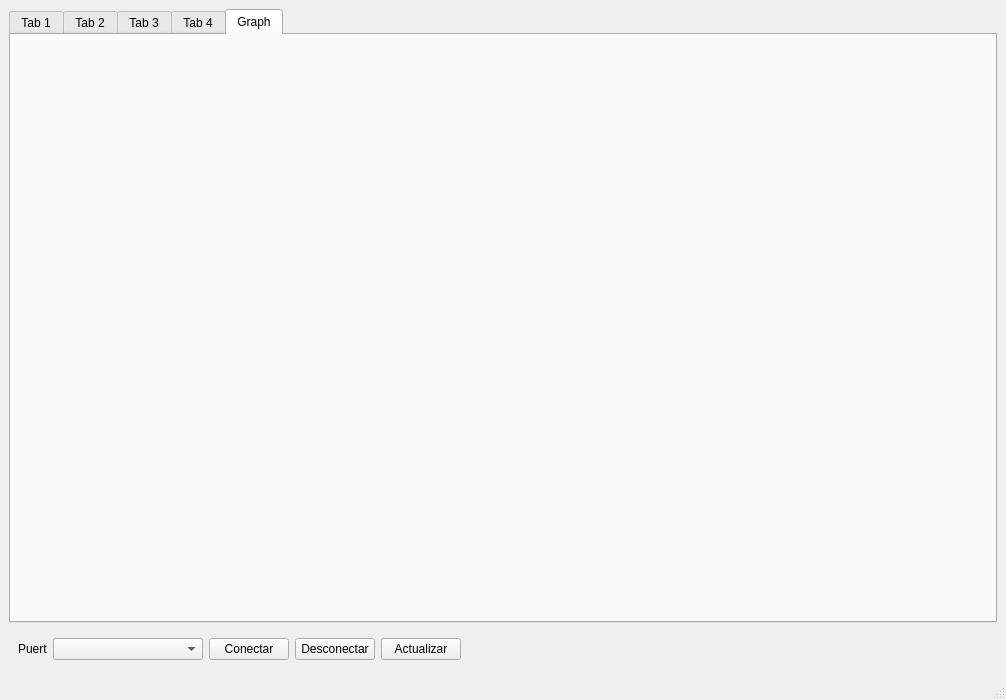
<?xml version="1.0" encoding="UTF-8"?>
<ui version="4.0">
 <class>MainWindow</class>
 <widget class="QMainWindow" name="MainWindow">
  <property name="geometry">
   <rect>
    <x>0</x>
    <y>0</y>
    <width>1000</width>
    <height>700</height>
   </rect>
  </property>
  <property name="windowTitle">
   <string>Germini Control Panel</string>
  </property>
  <widget class="QWidget" name="centralwidget">
   <layout class="QGridLayout" name="gridLayout">
    <item row="0" column="0">
     <widget class="QTabWidget" name="tabWidget">
      <property name="minimumSize">
       <size>
        <width>988</width>
        <height>0</height>
       </size>
      </property>
      <property name="currentIndex">
       <number>4</number>
      </property>
      <widget class="QWidget" name="tab1">
       <attribute name="title">
        <string>Tab 1</string>
       </attribute>
       <layout class="QGridLayout" name="gridLayout_1">
        <item row="0" column="0">
         <widget class="QPushButton" name="btn1_1">
          <property name="text">
           <string>Button 1</string>
          </property>
         </widget>
        </item>
        <item row="0" column="1">
         <widget class="QPushButton" name="btn1_2">
          <property name="text">
           <string>Button 2</string>
          </property>
         </widget>
        </item>
        <item row="1" column="0">
         <widget class="QPushButton" name="btn1_3">
          <property name="text">
           <string>Button 3</string>
          </property>
         </widget>
        </item>
        <item row="1" column="1">
         <widget class="QPushButton" name="btn1_4">
          <property name="text">
           <string>Button 4</string>
          </property>
         </widget>
        </item>
       </layout>
      </widget>
      <widget class="QWidget" name="tab2">
       <attribute name="title">
        <string>Tab 2</string>
       </attribute>
       <layout class="QGridLayout" name="gridLayout_2">
        <item row="0" column="0">
         <widget class="QPushButton" name="btn2_1">
          <property name="text">
           <string>Button 1</string>
          </property>
         </widget>
        </item>
        <item row="0" column="1">
         <widget class="QPushButton" name="btn2_2">
          <property name="text">
           <string>Button 2</string>
          </property>
         </widget>
        </item>
        <item row="1" column="0">
         <widget class="QPushButton" name="btn2_3">
          <property name="text">
           <string>Button 3</string>
          </property>
         </widget>
        </item>
        <item row="1" column="1">
         <widget class="QPushButton" name="btn2_4">
          <property name="text">
           <string>Button 4</string>
          </property>
         </widget>
        </item>
       </layout>
      </widget>
      <widget class="QWidget" name="tab3">
       <attribute name="title">
        <string>Tab 3</string>
       </attribute>
       <layout class="QGridLayout" name="gridLayout_3">
        <item row="0" column="0">
         <widget class="QPushButton" name="btn3_1">
          <property name="text">
           <string>Button 1</string>
          </property>
         </widget>
        </item>
        <item row="0" column="1">
         <widget class="QPushButton" name="btn3_2">
          <property name="text">
           <string>Button 2</string>
          </property>
         </widget>
        </item>
        <item row="1" column="0">
         <widget class="QPushButton" name="btn3_3">
          <property name="text">
           <string>Button 3</string>
          </property>
         </widget>
        </item>
        <item row="1" column="1">
         <widget class="QPushButton" name="btn3_4">
          <property name="text">
           <string>Button 4</string>
          </property>
         </widget>
        </item>
       </layout>
      </widget>
      <widget class="QWidget" name="tab4">
       <attribute name="title">
        <string>Tab 4</string>
       </attribute>
       <layout class="QGridLayout" name="gridLayout_4">
        <item row="0" column="0">
         <widget class="QPushButton" name="btn4_1">
          <property name="minimumSize">
           <size>
            <width>484</width>
            <height>0</height>
           </size>
          </property>
          <property name="text">
           <string>Button 1</string>
          </property>
         </widget>
        </item>
        <item row="0" column="1">
         <widget class="QPushButton" name="btn4_2">
          <property name="minimumSize">
           <size>
            <width>484</width>
            <height>0</height>
           </size>
          </property>
          <property name="text">
           <string>Button 2</string>
          </property>
         </widget>
        </item>
        <item row="1" column="0">
         <widget class="QPushButton" name="btn4_3">
          <property name="minimumSize">
           <size>
            <width>484</width>
            <height>0</height>
           </size>
          </property>
          <property name="text">
           <string>Button 3</string>
          </property>
         </widget>
        </item>
        <item row="1" column="1">
         <widget class="QPushButton" name="btn4_4">
          <property name="minimumSize">
           <size>
            <width>484</width>
            <height>0</height>
           </size>
          </property>
          <property name="text">
           <string>Button 4</string>
          </property>
         </widget>
        </item>
       </layout>
      </widget>
      <widget class="QWidget" name="tabGraph">
       <attribute name="title">
        <string>Graph</string>
       </attribute>
       <layout class="QVBoxLayout" name="verticalLayout_2">
        <item>
         <widget class="QWidget" name="chartWidget" native="true"/>
        </item>
       </layout>
      </widget>
     </widget>
    </item>
    <item row="1" column="0">
     <widget class="QWidget" name="serialWidget" native="true">
      <property name="minimumSize">
       <size>
        <width>988</width>
        <height>0</height>
       </size>
      </property>
      <layout class="QHBoxLayout" name="horizontalLayout">
       <item>
        <widget class="QLabel" name="labelPort">
         <property name="minimumSize">
          <size>
           <width>29</width>
           <height>0</height>
          </size>
         </property>
         <property name="text">
          <string>Puerto:</string>
         </property>
        </widget>
       </item>
       <item>
        <widget class="QComboBox" name="comboBoxPort">
         <property name="minimumSize">
          <size>
           <width>150</width>
           <height>0</height>
          </size>
         </property>
        </widget>
       </item>
       <item>
        <widget class="QPushButton" name="btnConnect">
         <property name="minimumSize">
          <size>
           <width>80</width>
           <height>0</height>
          </size>
         </property>
         <property name="text">
          <string>Conectar</string>
         </property>
        </widget>
       </item>
       <item>
        <widget class="QPushButton" name="btnDisconnect">
         <property name="minimumSize">
          <size>
           <width>80</width>
           <height>0</height>
          </size>
         </property>
         <property name="text">
          <string>Desconectar</string>
         </property>
        </widget>
       </item>
       <item>
        <widget class="QPushButton" name="btnRefresh">
         <property name="minimumSize">
          <size>
           <width>80</width>
           <height>0</height>
          </size>
         </property>
         <property name="text">
          <string>Actualizar</string>
         </property>
        </widget>
       </item>
       <item>
        <spacer name="horizontalSpacer">
         <property name="minimumSize">
          <size>
           <width>537</width>
           <height>0</height>
          </size>
         </property>
         <property name="orientation">
          <enum>Qt::Orientation::Horizontal</enum>
         </property>
         <property name="sizeHint" stdset="0">
          <size>
           <width>40</width>
           <height>20</height>
          </size>
         </property>
        </spacer>
       </item>
      </layout>
     </widget>
    </item>
   </layout>
  </widget>
  <widget class="QMenuBar" name="menubar">
   <property name="geometry">
    <rect>
     <x>0</x>
     <y>0</y>
     <width>1000</width>
     <height>17</height>
    </rect>
   </property>
  </widget>
  <widget class="QStatusBar" name="statusbar"/>
 </widget>
 <resources/>
 <connections/>
</ui>
